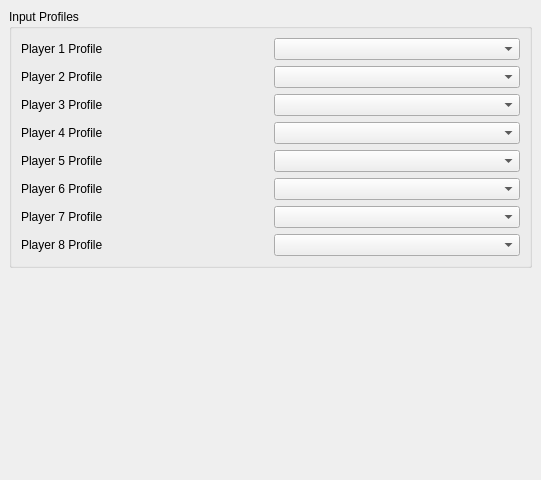
<?xml version="1.0" encoding="UTF-8"?>
<ui version="4.0">
 <class>ConfigureInputPerGame</class>
 <widget class="QWidget" name="PerGameInput">
  <property name="geometry">
   <rect>
    <x>0</x>
    <y>0</y>
    <width>541</width>
    <height>480</height>
   </rect>
  </property>
  <property name="windowTitle">
   <string>Form</string>
  </property>
  <property name="accessibleName">
   <string>Graphics</string>
  </property>
  <layout class="QVBoxLayout" name="outerLayout">
   <property name="leftMargin">
    <number>0</number>
   </property>
   <property name="topMargin">
    <number>0</number>
   </property>
   <property name="rightMargin">
    <number>0</number>
   </property>
   <property name="bottomMargin">
    <number>0</number>
   </property>
   <item>
    <widget class="QScrollArea" name="scrollArea">
     <property name="frameShape">
      <enum>QFrame::Shape::NoFrame</enum>
     </property>
     <property name="widgetResizable">
      <bool>true</bool>
     </property>
     <widget class="QWidget" name="scrollAreaWidgetContents">
      <property name="geometry">
       <rect>
        <x>0</x>
        <y>0</y>
        <width>541</width>
        <height>480</height>
       </rect>
      </property>
      <layout class="QVBoxLayout" name="verticalLayout_1">
       <item>
        <layout class="QVBoxLayout" name="verticalLayout_2">
     <property name="spacing">
      <number>0</number>
     </property>
     <item>
      <widget class="QGroupBox" name="groupBox">
       <property name="title">
        <string>Input Profiles</string>
       </property>
       <layout class="QVBoxLayout" name="verticalLayout_4">
        <item>
         <widget class="QWidget" name="player_1" native="true">
          <layout class="QHBoxLayout" name="input_profile_layout_1">
           <property name="leftMargin">
            <number>0</number>
           </property>
           <property name="topMargin">
            <number>0</number>
           </property>
           <property name="rightMargin">
            <number>0</number>
           </property>
           <property name="bottomMargin">
            <number>0</number>
           </property>
           <item>
            <widget class="QLabel" name="label_player_1">
             <property name="text">
              <string>Player 1 Profile</string>
             </property>
            </widget>
           </item>
           <item>
            <widget class="QComboBox" name="profile_player_1">
             <property name="sizePolicy">
              <sizepolicy hsizetype="Preferred" vsizetype="Fixed">
               <horstretch>0</horstretch>
               <verstretch>0</verstretch>
              </sizepolicy>
             </property>
            </widget>
           </item>
          </layout>
         </widget>
        </item>
        <item>
         <widget class="QWidget" name="player_2" native="true">
          <layout class="QHBoxLayout" name="input_profile_layout_2">
           <property name="leftMargin">
            <number>0</number>
           </property>
           <property name="topMargin">
            <number>0</number>
           </property>
           <property name="rightMargin">
            <number>0</number>
           </property>
           <property name="bottomMargin">
            <number>0</number>
           </property>
           <item>
            <widget class="QLabel" name="label_player_2">
             <property name="text">
              <string>Player 2 Profile</string>
             </property>
            </widget>
           </item>
           <item>
            <widget class="QComboBox" name="profile_player_2">
             <property name="sizePolicy">
              <sizepolicy hsizetype="Preferred" vsizetype="Fixed">
               <horstretch>0</horstretch>
               <verstretch>0</verstretch>
              </sizepolicy>
             </property>
            </widget>
           </item>
          </layout>
         </widget>
        </item>
        <item>
         <widget class="QWidget" name="player_3" native="true">
          <layout class="QHBoxLayout" name="input_profile_layout_3">
           <property name="leftMargin">
            <number>0</number>
           </property>
           <property name="topMargin">
            <number>0</number>
           </property>
           <property name="rightMargin">
            <number>0</number>
           </property>
           <property name="bottomMargin">
            <number>0</number>
           </property>
           <item>
            <widget class="QLabel" name="label_player_3">
             <property name="text">
              <string>Player 3 Profile</string>
             </property>
            </widget>
           </item>
           <item>
            <widget class="QComboBox" name="profile_player_3">
             <property name="sizePolicy">
              <sizepolicy hsizetype="Preferred" vsizetype="Fixed">
               <horstretch>0</horstretch>
               <verstretch>0</verstretch>
              </sizepolicy>
             </property>
            </widget>
           </item>
          </layout>
         </widget>
        </item>
        <item>
         <widget class="QWidget" name="player_4" native="true">
          <layout class="QHBoxLayout" name="input_profile_layout_4">
           <property name="leftMargin">
            <number>0</number>
           </property>
           <property name="topMargin">
            <number>0</number>
           </property>
           <property name="rightMargin">
            <number>0</number>
           </property>
           <property name="bottomMargin">
            <number>0</number>
           </property>
           <item>
            <widget class="QLabel" name="label_player_4">
             <property name="text">
              <string>Player 4 Profile</string>
             </property>
            </widget>
           </item>
           <item>
            <widget class="QComboBox" name="profile_player_4">
             <property name="sizePolicy">
              <sizepolicy hsizetype="Preferred" vsizetype="Fixed">
               <horstretch>0</horstretch>
               <verstretch>0</verstretch>
              </sizepolicy>
             </property>
            </widget>
           </item>
          </layout>
         </widget>
        </item>
        <item>
         <widget class="QWidget" name="player_5" native="true">
          <layout class="QHBoxLayout" name="input_profile_layout_5">
           <property name="leftMargin">
            <number>0</number>
           </property>
           <property name="topMargin">
            <number>0</number>
           </property>
           <property name="rightMargin">
            <number>0</number>
           </property>
           <property name="bottomMargin">
            <number>0</number>
           </property>
           <item>
            <widget class="QLabel" name="label_player_5">
             <property name="text">
              <string>Player 5 Profile</string>
             </property>
            </widget>
           </item>
           <item>
            <widget class="QComboBox" name="profile_player_5">
             <property name="sizePolicy">
              <sizepolicy hsizetype="Preferred" vsizetype="Fixed">
               <horstretch>0</horstretch>
               <verstretch>0</verstretch>
              </sizepolicy>
             </property>
            </widget>
           </item>
          </layout>
         </widget>
        </item>
        <item>
         <widget class="QWidget" name="player_6" native="true">
          <layout class="QHBoxLayout" name="input_profile_layout_6">
           <property name="leftMargin">
            <number>0</number>
           </property>
           <property name="topMargin">
            <number>0</number>
           </property>
           <property name="rightMargin">
            <number>0</number>
           </property>
           <property name="bottomMargin">
            <number>0</number>
           </property>
           <item>
            <widget class="QLabel" name="label_player_6">
             <property name="text">
              <string>Player 6 Profile</string>
             </property>
            </widget>
           </item>
           <item>
            <widget class="QComboBox" name="profile_player_6">
             <property name="sizePolicy">
              <sizepolicy hsizetype="Preferred" vsizetype="Fixed">
               <horstretch>0</horstretch>
               <verstretch>0</verstretch>
              </sizepolicy>
             </property>
            </widget>
           </item>
          </layout>
         </widget>
        </item>
        <item>
         <widget class="QWidget" name="player_7" native="true">
          <layout class="QHBoxLayout" name="input_profile_layout_7">
           <property name="leftMargin">
            <number>0</number>
           </property>
           <property name="topMargin">
            <number>0</number>
           </property>
           <property name="rightMargin">
            <number>0</number>
           </property>
           <property name="bottomMargin">
            <number>0</number>
           </property>
           <item>
            <widget class="QLabel" name="label_player_7">
             <property name="text">
              <string>Player 7 Profile</string>
             </property>
            </widget>
           </item>
           <item>
            <widget class="QComboBox" name="profile_player_7">
             <property name="sizePolicy">
              <sizepolicy hsizetype="Preferred" vsizetype="Fixed">
               <horstretch>0</horstretch>
               <verstretch>0</verstretch>
              </sizepolicy>
             </property>
            </widget>
           </item>
          </layout>
         </widget>
        </item>
        <item>
         <widget class="QWidget" name="player_8" native="true">
          <layout class="QHBoxLayout" name="input_profile_layout_8">
           <property name="leftMargin">
            <number>0</number>
           </property>
           <property name="topMargin">
            <number>0</number>
           </property>
           <property name="rightMargin">
            <number>0</number>
           </property>
           <property name="bottomMargin">
            <number>0</number>
           </property>
           <item>
            <widget class="QLabel" name="label_player_8">
             <property name="text">
              <string>Player 8 Profile</string>
             </property>
            </widget>
           </item>
           <item>
            <widget class="QComboBox" name="profile_player_8">
             <property name="sizePolicy">
              <sizepolicy hsizetype="Preferred" vsizetype="Fixed">
               <horstretch>0</horstretch>
               <verstretch>0</verstretch>
              </sizepolicy>
             </property>
            </widget>
           </item>
          </layout>
         </widget>
        </item>
       </layout>
      </widget>
     </item>
    </layout>
   </item>
   <item>
    <spacer name="verticalSpacer">
     <property name="orientation">
      <enum>Qt::Vertical</enum>
     </property>
     <property name="sizeHint" stdset="0">
      <size>
       <width>20</width>
       <height>40</height>
      </size>
     </property>
        </spacer>
       </item>
      </layout>
     </widget>
    </widget>
   </item>
  </layout>
 </widget>
 <resources/>
 <connections/>
</ui>
